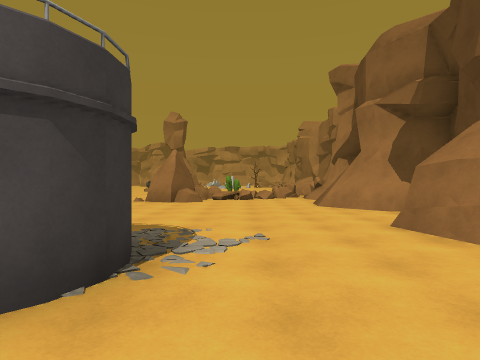
view 1 (above)

24 first-person views from a walk through a 3-D level made in the Unity game engine. The camera is 1.4 m above the floor, looks level and sees 75° across. The floor is counted in squares, 2 m on a side. Each view is taken from the middle of a square. On the plan, view 1 faces up. The plan holds only what a view shows up to about 10 squares ahead; the rest is blank. The place goes on beyond the plan. Some animated figures are left out.

view 2
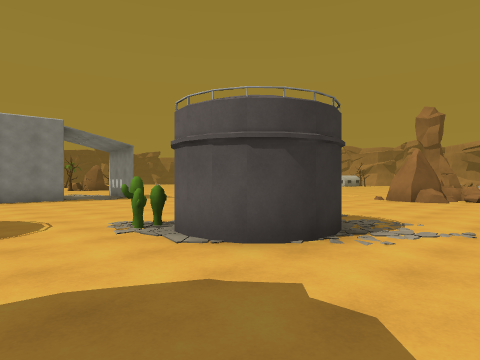

view 3
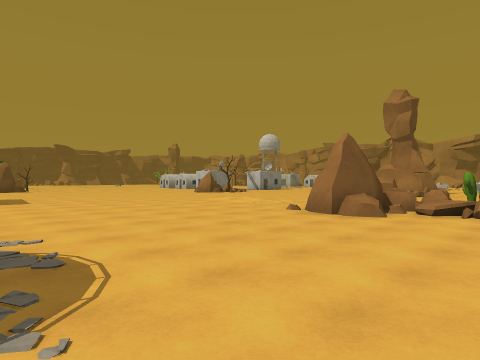

view 4
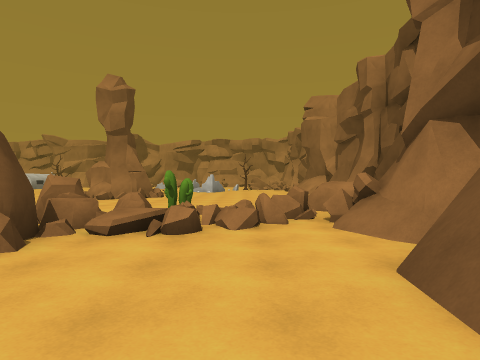

view 5
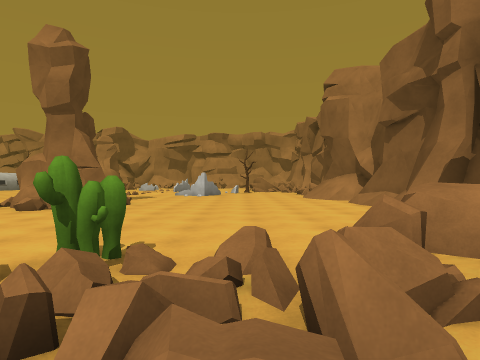

view 6
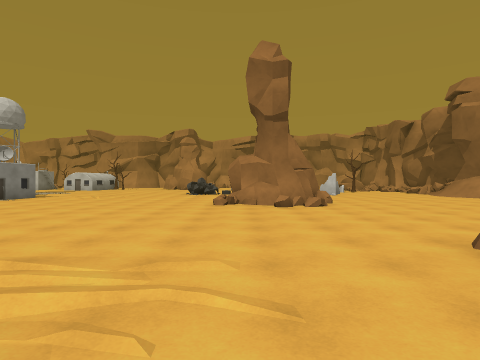

view 7
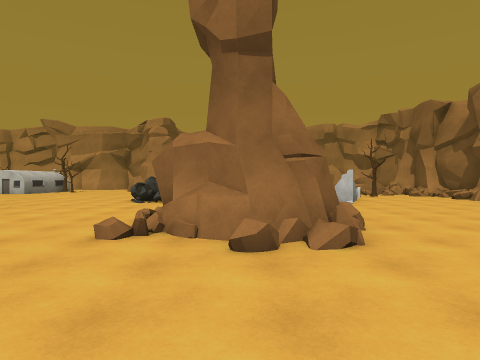

view 8
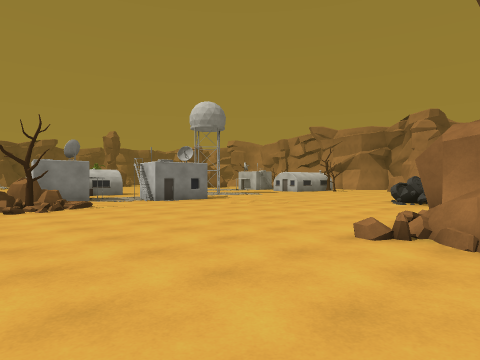

view 9
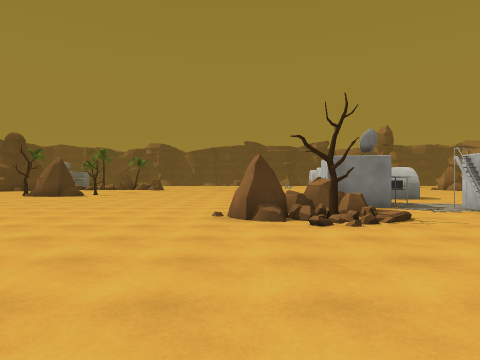

view 10
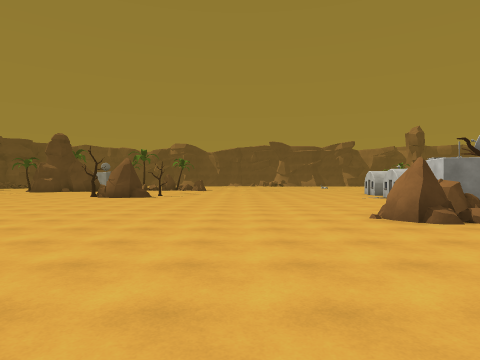

view 11
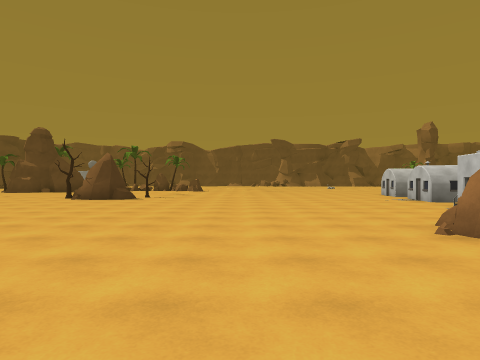

view 12
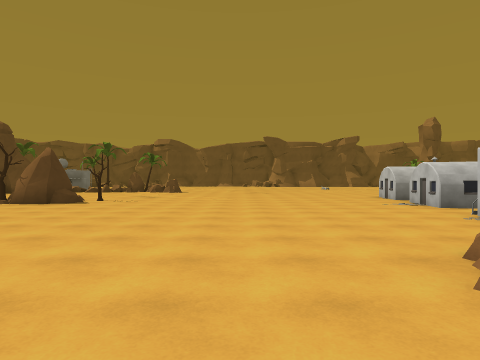

view 13
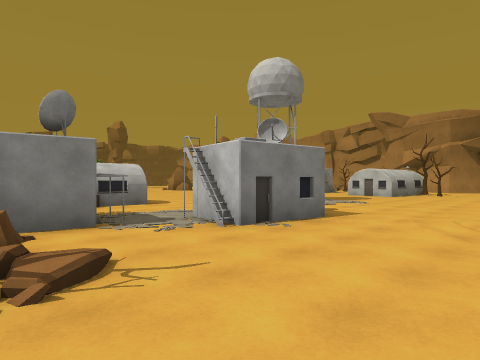

view 14
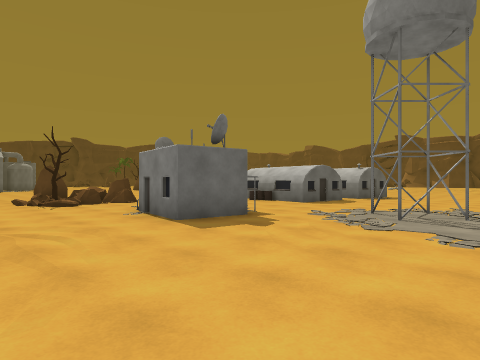

view 15
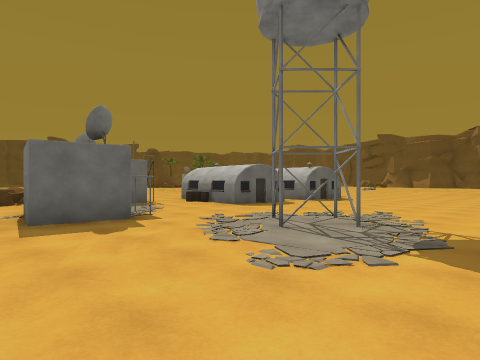

view 16
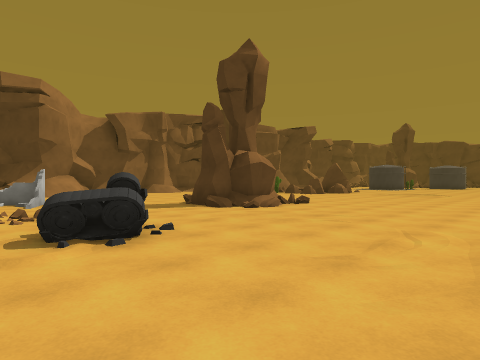

view 17
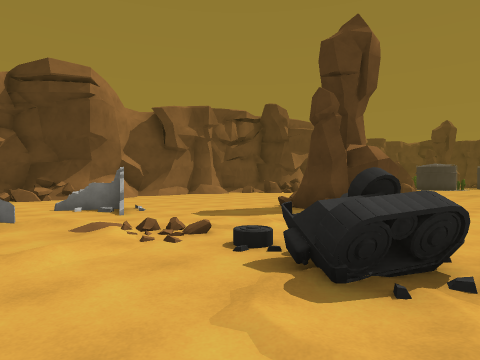

view 18
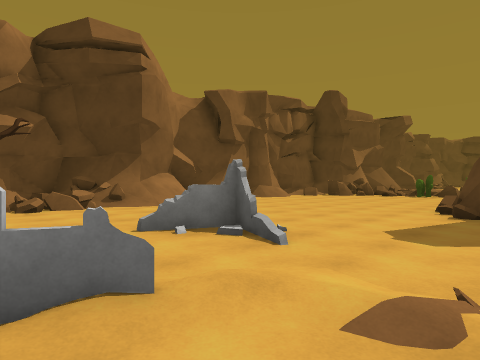

view 19
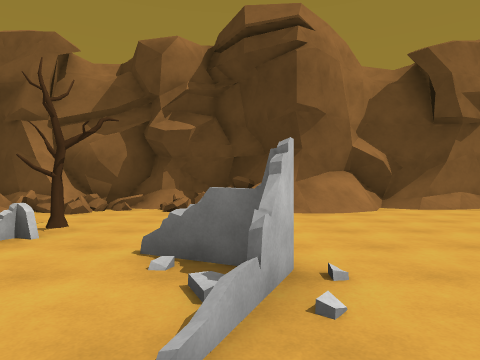

view 20
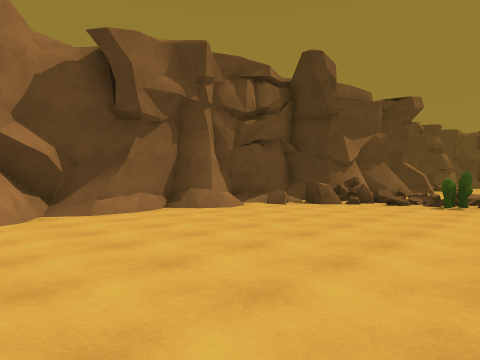

view 21
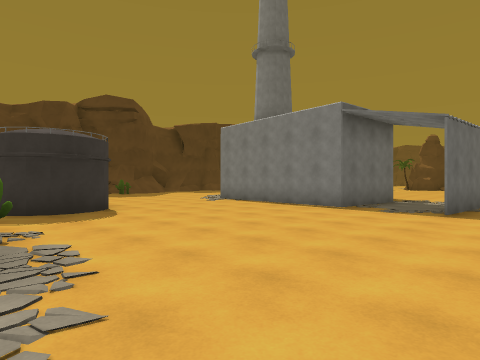

view 22
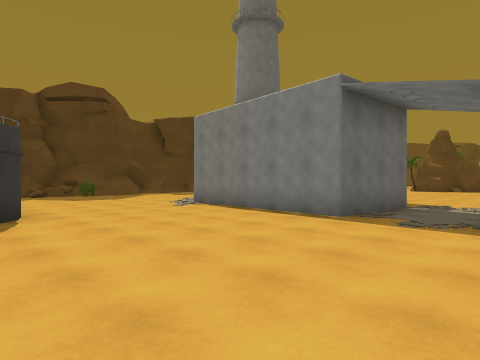

view 23
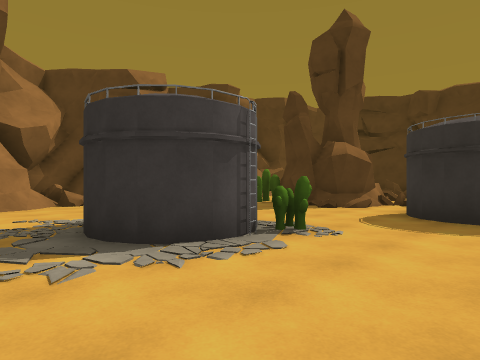

view 24
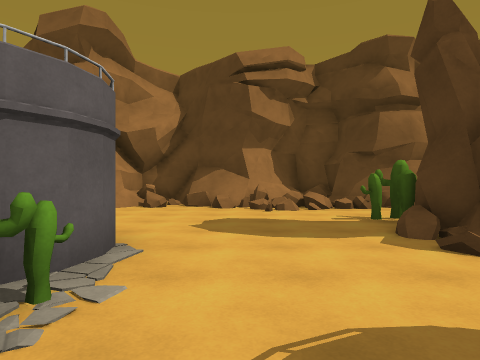

### Floor plan
Key: @ floor where view 1 was taken; # wall or solid block; x gap in a wall; . main floor; : floor 0.25 m higher than the main floor; + floor 0.5 m higher than the main floor; / step, stairs or slope; = window, fence, low wall or low ledge; ^ raised ledge; R rock; C cactus; B building; T tree.
Columns run from 23 left of view 1 to 6 right of it. Each row starts with its distance up from view 1.
 28        .....   ..... = .T...##
 27  ....................=......##
 26 ................^......=...=##
 25 ......##........#=....##...==#
 24  ........................../##
 23   ........................./##
 22    .....BBB................/##
 21    BB...#B........###......./#
 20     BB...B........###.......##
 19    BB.#BB.........###.......#
 18   ..B.BB#//........//.......#
 17   ......RRT:................#
 16   .......RR.................#
 15   ........R...............==#
 14   .....................C+x^=#
 13   ...................RRC===#
 12   ..............//..RRR==/##
 11   ..................RR.=../#
 10   ..................R#....##
  9   ........................#
  8   R.........  ............##
  7   RR.......  ..............#
  6   T......   ...............
  5     ....  ###.............#
  4         ............ #....##
  3        .............###.../##
  2        .. ###.......###...==#
  1             #.......C......##
  0             #..........@..=##
 -1             #.............==#
 -2             #....###..#C..==#
 -3             #....  ..###C.###
 -4              ....   ##    ##
 -5               ...    #    #
 -6                ..

Where each view was taken, in squares from view 1:
view 1: 0 up, 0 right, facing up
view 2: 1 down, 1 right, facing up-left
view 3: 4 up, 1 right, facing up-left
view 4: 7 up, 1 right, facing up
view 5: 11 up, 1 right, facing up
view 6: 10 up, 5 left, facing up
view 7: 15 up, 4 left, facing up
view 8: 15 up, 4 left, facing up-left
view 9: 15 up, 7 left, facing left
view 10: 12 up, 7 left, facing left
view 11: 12 up, 9 left, facing left
view 12: 13 up, 11 left, facing left
view 13: 17 up, 10 left, facing up-left
view 14: 27 up, 10 left, facing down-left
view 15: 28 up, 12 left, facing down-left
view 16: 27 up, 11 left, facing down-right
view 17: 28 up, 8 left, facing down-right
view 18: 28 up, 4 left, facing down-right
view 19: 25 up, 3 left, facing right
view 20: 23 up, 2 left, facing down-right
view 21: 6 up, 3 left, facing down-left
view 22: 5 up, 5 left, facing down-left
view 23: 5 up, 6 left, facing down-right
view 24: 0 up, 5 left, facing right
